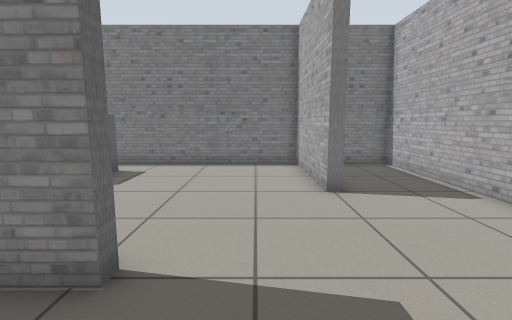
view 1 (above)

12 first-person views from a walk through a Gazebo world. The camera is 0.9 m above the floor, tilts 8° down and sees 85° across. The floor is counted in squares, 0.5 m on a side. Each view is taken from the middle of a square. On the plan, view 1 faces up. The plan holds only what a view shows up to about 15 squares ahead; the rest is blank. The place goes on beyond the plan. The robots in the file are not drawn.

view 2
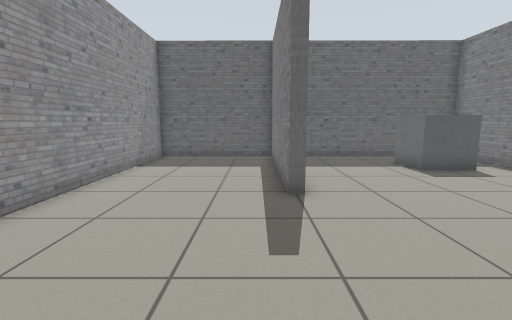

view 3
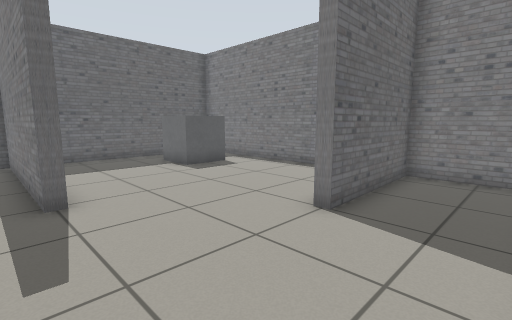

view 4
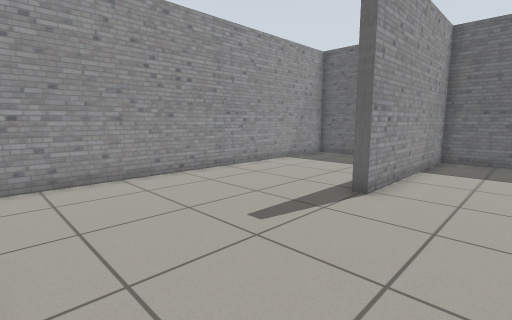

view 5
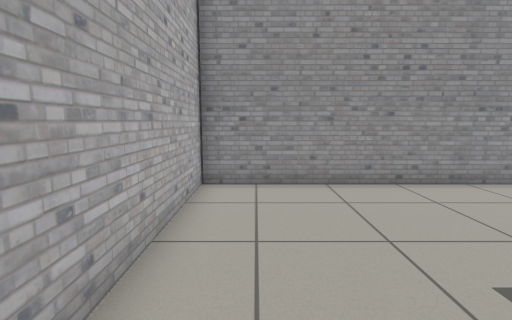

view 6
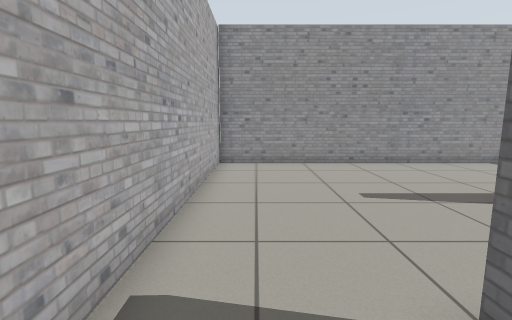

view 7
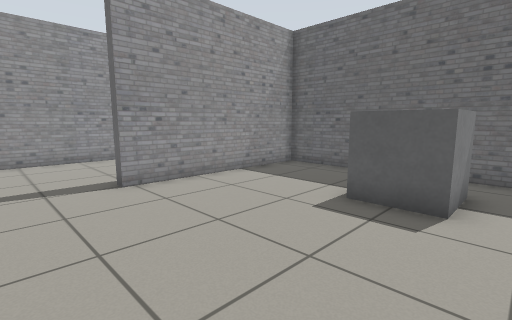

view 8
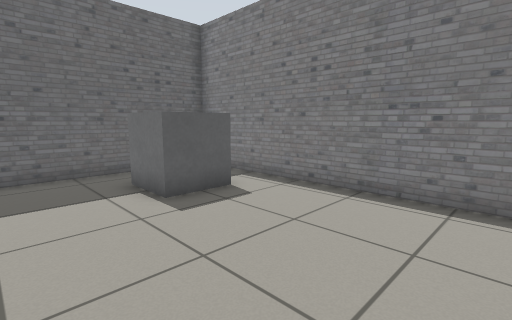

view 9
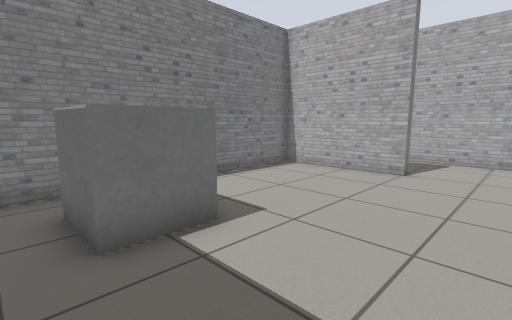

view 10
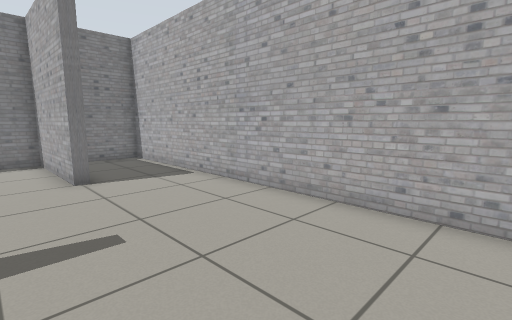

view 11
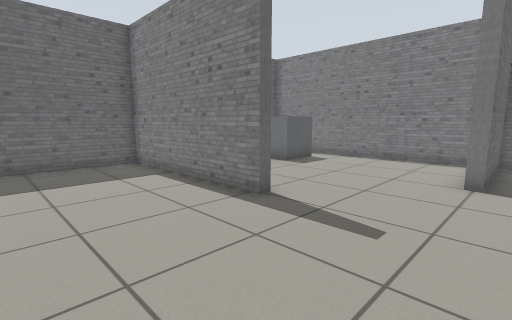

view 12
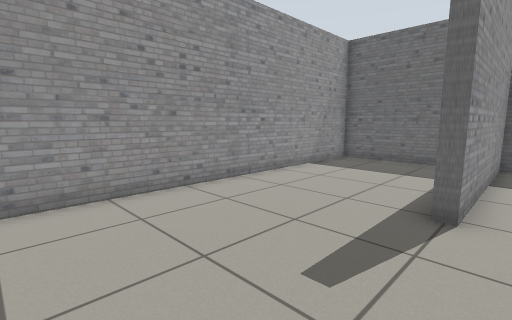

### Floor plan
Ten units are one square. View 1 is at (0, 0); x grows to the right and y downward. Boxes are objects, and circles mark ways between rooms. Rooms are numbered by the first view taken in them; rooms with no view inside come last. Other rooms are left out.
<svg viewBox="-96 -123 157 159">
<path fill="none" stroke="#000" d="M-17 -32 -17 -28 -91 -28 -91 28 55 28M56 31 56 -118 21 -118 22 -69 18 -69M18 -69 17 -118 -90 -118 -91 -32 -17 -32"/>
<rect x="-75" y="-105" width="30" height="30" fill="#bbb"><title>grey box</title></rect>
<circle cx="-2" cy="-55" r="3" fill="#2a7"/>
<text x="0" y="-20">1</text>
<text x="-40" y="-80">2</text>
</svg>
Room 1 opens to room 2.

Where each view was taken, in squares from view 1:
view 1: 0 up, 0 right, facing up
view 2: 2 up, 5 right, facing left
view 3: 2 up, 5 right, facing up-left
view 4: 6 up, 5 right, facing down-left
view 5: 5 up, 4 right, facing down
view 6: 9 up, 4 right, facing down
view 7: 11 up, 1 right, facing down-left
view 8: 5 up, 1 right, facing up-left
view 9: 4 up, 8 left, facing up-right
view 10: 2 down, 0 right, facing up-right
view 11: 2 down, 3 right, facing up-left
view 12: 4 up, 4 right, facing down-left
